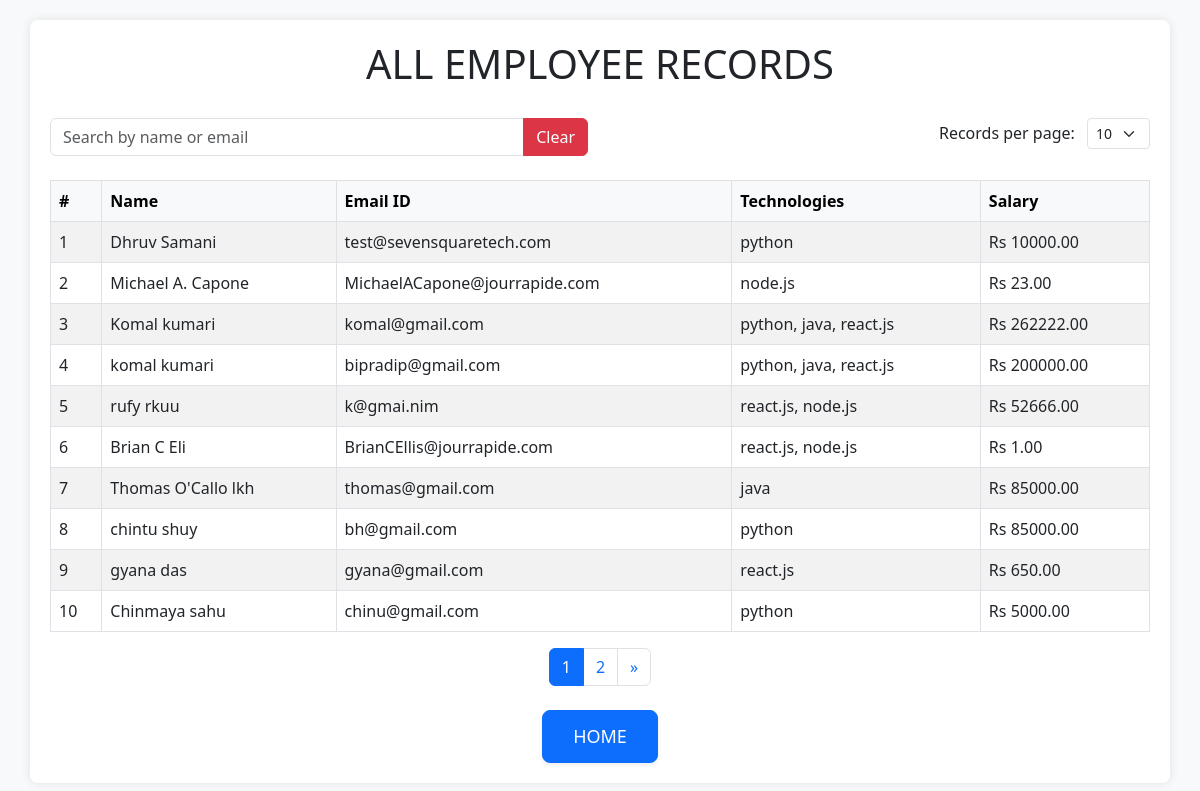
Page /all/ on the committed database.
### taskapp/models.py (models this page shows, shortened)
class task(models.Model):  # Corrected model name to "Task" (follow PascalCase convention)
    first_name = models.CharField(max_length=30)
    last_name = models.CharField(max_length=30)
    mail_id = models.EmailField(max_length=100,unique=True)  # Changed to EmailField for better validation
    technology = models.ManyToManyField(Technology)  # Use ForeignKey for relationships
    salary = models.DecimalField(max_digits=10, decimal_places=2)
    updated_at = models.DateTimeField(auto_now=True)
    class Meta:
        ordering = ['-id']

class Technology(models.Model):  # Corrected model name to "Technology" (follow PascalCase convention)
    name = models.CharField(max_length=50)  # Added max_length to CharField (required)

### taskapp/views.py (the view, shortened to what this page needs)
# urls.py: path('all/',views.display_tasks,name='all'),
def display_tasks(request):
    per_page = request.GET.get('per_page', 10)
    search_query = request.GET.get('search', '').strip()
    page_number = request.GET.get('page', 1)
    tasks_list = task.objects.all().order_by('-updated_at')
    paginator = Paginator(tasks_list, per_page)
    tasks = paginator.get_page(page_number)
    context = {
        'tasks': tasks,
        'search_query': search_query,
        'per_page': int(per_page),
    }
    return render(request, 'taskapp/display_all.html', context)

### templates/taskapp/display_all.html (shortened to what this page needs)
<!DOCTYPE html>
<html lang="en">
<head>
    <link href="https://cdn.jsdelivr.net/npm/bootstrap@5.3.0-alpha1/dist/css/bootstrap.min.css" rel="stylesheet">
</head>
<body>
    <div class="container">
        <h1 class="text-center">ALL EMPLOYEE RECORDS</h1>
        <div class="row mb-4">
            <div class="col-md-6">
                <div class="input-group">
                    <input type="text" id="search-input" class="form-control"
                           placeholder="Search by name or email" value="{{ search_query }}">
                    <button id="search-clear" class="btn btn-danger">Clear</button>
                </div>
            </div>
            <div class="col-md-6 text-end">
                <label for="per-page" class="me-2">Records per page:</label>
                <select id="per-page" class="form-select form-select-sm d-inline-block w-auto">
                    <option value="10" {% if per_page == 10 %}selected{% endif %}>10</option>
                </select>
            </div>
        </div>
        <table class="table table-striped table-bordered">
            <thead class="table-light">
                <tr>
                    <th>#</th>
                    <th>Name</th>
                    <th>Email ID</th>
                    <th>Technologies</th>
                    <th>Salary</th>
                </tr>
            </thead>
            <tbody id="task-list-body">
                {% for item in tasks %}
                    <tr>
                        <td>{{ tasks.start_index|add:forloop.counter0 }}</td>
                        <td>{{ item.first_name }} {{ item.last_name }}</td>
                        <td>{{ item.mail_id }}</td>
                        <td>
                            {% for tech in item.technology.all %}
                                {{ tech.name }}{% if not forloop.last %}, {% endif %}
                            {% endfor %}
                        </td>
                        <td>Rs {{ item.salary|floatformat:2 }}</td>
                    </tr>
                {% endfor %}
            </tbody>
        </table>
        <nav aria-label="Page navigation">
            <ul class="pagination justify-content-center">
                {% for i in tasks.paginator.page_range %}
                    <li class="page-item {% if tasks.number == i %}active{% endif %}">
                        <a class="page-link" href="?page={{ i }}&per_page={{ per_page }}{% if search_query %}&search={{ search_query }}{% endif %}">{{ i }}</a>
                    </li>
                {% endfor %}
                {% if tasks.has_next %}
                    <li class="page-item">
                        <a class="page-link" href="?page={{ tasks.paginator.num_pages }}&per_page={{ per_page }}{% if search_query %}&search={{ search_query }}{% endif %}">&raquo;</a>
                    </li>
                {% endif %}
            </ul>
        </nav>
        <div class="text-center mt-4">
            <a href="{% url 'index' %}" class="btn btn-primary home-button shadow-sm">HOME</a>
        </div>
    </div>
</body>
</html>

### templates/taskapp/display_all.html (style rules this page uses)
body { background-color: #f8f9fa; }
.container { margin-top: 20px; margin-bottom: 20px; background: white; border-radius: 8px; box-shadow: 0 0 10px rgba(0, 0, 0, 0.1); padding: 20px; }
h1 { margin-bottom: 30px; }
.home-button { border-radius: 8px; font-size: 18px; padding: 12px 30px; transition: background-color 0.3s, transform 0.3s; }
#search-input { width: 300px; }

### rows in the picture
task: start_index|add "1", first_name "Dhruv", last_name "Samani", mail_id "test@sevensquaretech.com", salary "10000.00"
Technology: name "python"
task: start_index|add "2", first_name "Michael A.", last_name "Capone", mail_id "MichaelACapone@jourrapide.com", salary "23.00"
Technology: name "node.js"
task: start_index|add "3", first_name "Komal", last_name "kumari", mail_id "komal@gmail.com", salary "262222.00"
Technology: name "java"
Technology: name "react.js"
task: start_index|add "4", first_name "komal", last_name "kumari", mail_id "bipradip@gmail.com", salary "200000.00"
task: start_index|add "5", first_name "rufy", last_name "rkuu", mail_id "k@gmai.nim", salary "52666.00"
task: start_index|add "6", first_name "Brian C", last_name "Eli", mail_id "BrianCEllis@jourrapide.com", salary "1.00"
task: start_index|add "7", first_name "Thomas O'Callo", last_name "lkh", mail_id "thomas@gmail.com", salary "85000.00"
task: start_index|add "8", first_name "chintu", last_name "shuy", mail_id "bh@gmail.com", salary "85000.00"
task: start_index|add "9", first_name "gyana", last_name "das", mail_id "gyana@gmail.com", salary "650.00"
task: start_index|add "10", first_name "Chinmaya", last_name "sahu", mail_id "chinu@gmail.com", salary "5000.00"

### other values in the picture
{{ i }} "1" "2"
